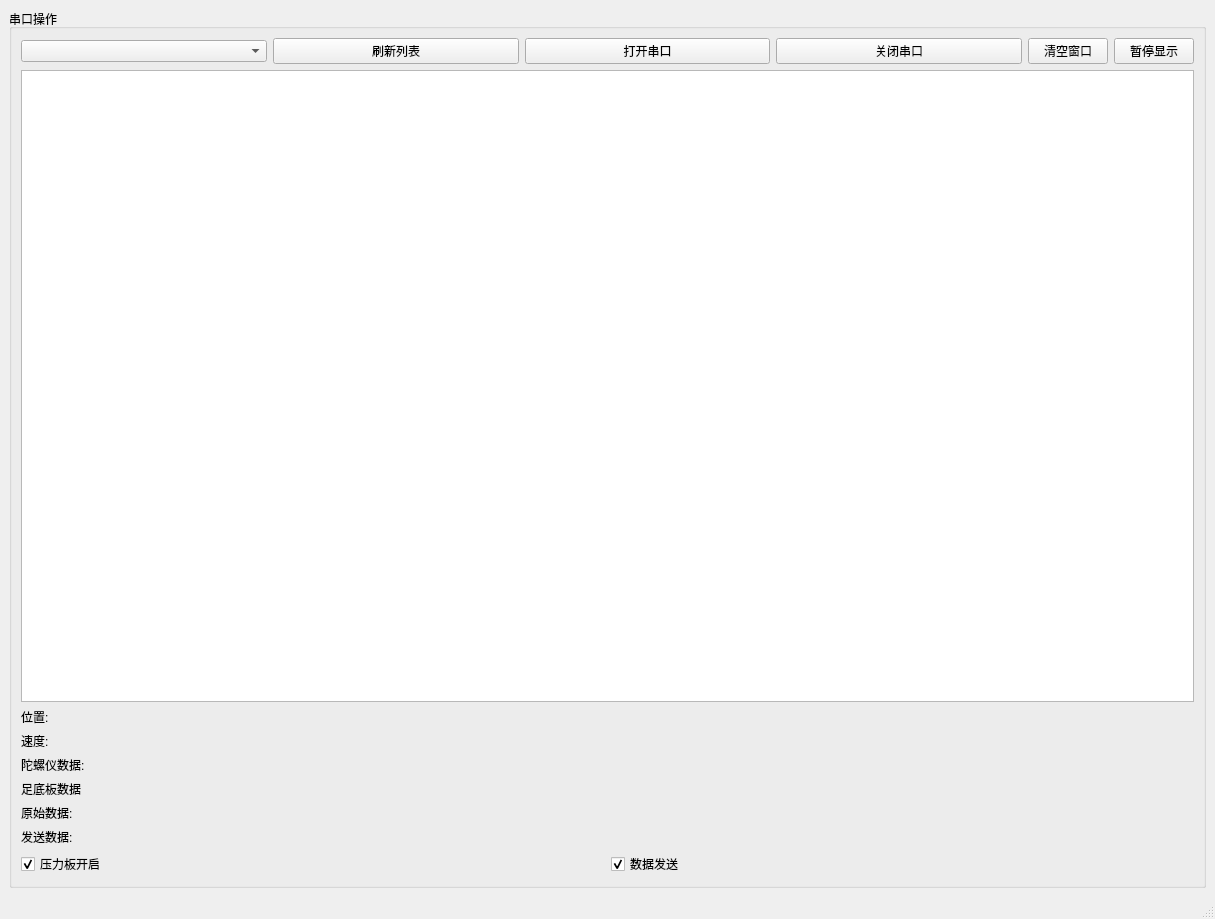
<?xml version="1.0" encoding="UTF-8"?>
<ui version="4.0">
 <class>MainWindow</class>
 <widget class="QMainWindow" name="MainWindow">
  <property name="geometry">
   <rect>
    <x>0</x>
    <y>0</y>
    <width>1215</width>
    <height>919</height>
   </rect>
  </property>
  <property name="windowTitle">
   <string>MainWindow</string>
  </property>
  <widget class="QWidget" name="centralwidget">
   <layout class="QVBoxLayout" name="verticalLayout_3">
    <item>
     <layout class="QVBoxLayout" name="TotalInterface">
      <item>
       <layout class="QHBoxLayout" name="MainInterface" stretch="6">
        <item>
         <widget class="QGroupBox" name="GB_Serial">
          <property name="title">
           <string>串口操作</string>
          </property>
          <layout class="QHBoxLayout" name="horizontalLayout_15">
           <item>
            <layout class="QVBoxLayout" name="verticalLayout">
             <item>
              <layout class="QHBoxLayout" name="SerialControl" stretch="1,1,1,1,0,0">
               <item>
                <widget class="QComboBox" name="CB_SerialList"/>
               </item>
               <item>
                <widget class="QPushButton" name="PB_FreshList">
                 <property name="text">
                  <string>刷新列表</string>
                 </property>
                </widget>
               </item>
               <item>
                <widget class="QPushButton" name="PB_OpenSerial">
                 <property name="text">
                  <string>打开串口</string>
                 </property>
                </widget>
               </item>
               <item>
                <widget class="QPushButton" name="PB_CloseSerial">
                 <property name="text">
                  <string>关闭串口</string>
                 </property>
                </widget>
               </item>
               <item>
                <widget class="QPushButton" name="PB_ClearLog">
                 <property name="text">
                  <string>清空窗口</string>
                 </property>
                </widget>
               </item>
               <item>
                <widget class="QPushButton" name="PB_SwitchLog">
                 <property name="text">
                  <string>暂停显示</string>
                 </property>
                </widget>
               </item>
              </layout>
             </item>
             <item>
              <widget class="QTextEdit" name="SerialLog"/>
             </item>
             <item>
              <widget class="QLabel" name="LB_Speed">
               <property name="text">
                <string>位置:</string>
               </property>
              </widget>
             </item>
             <item>
              <widget class="QLabel" name="LB_Pos">
               <property name="text">
                <string>速度:</string>
               </property>
              </widget>
             </item>
             <item>
              <widget class="QLabel" name="LB_ADIS">
               <property name="text">
                <string>陀螺仪数据:</string>
               </property>
              </widget>
             </item>
             <item>
              <widget class="QLabel" name="LB_FootData">
               <property name="text">
                <string>足底板数据</string>
               </property>
              </widget>
             </item>
             <item>
              <widget class="QLabel" name="LB_RevRaw">
               <property name="text">
                <string>原始数据:</string>
               </property>
              </widget>
             </item>
             <item>
              <widget class="QLabel" name="LB_SendBuffer">
               <property name="text">
                <string>发送数据:</string>
               </property>
              </widget>
             </item>
             <item>
              <layout class="QHBoxLayout" name="GB_CTRL" stretch="0,0">
               <item>
                <widget class="QCheckBox" name="FootData_CTRL">
                 <property name="text">
                  <string>压力板开启</string>
                 </property>
                 <property name="checked">
                  <bool>true</bool>
                 </property>
                </widget>
               </item>
               <item>
                <widget class="QCheckBox" name="SendData_CTRL">
                 <property name="text">
                  <string>数据发送</string>
                 </property>
                 <property name="checked">
                  <bool>true</bool>
                 </property>
                </widget>
               </item>
              </layout>
             </item>
            </layout>
           </item>
          </layout>
         </widget>
        </item>
       </layout>
      </item>
     </layout>
    </item>
   </layout>
  </widget>
  <widget class="QStatusBar" name="statusbar"/>
 </widget>
 <resources/>
 <connections/>
</ui>
